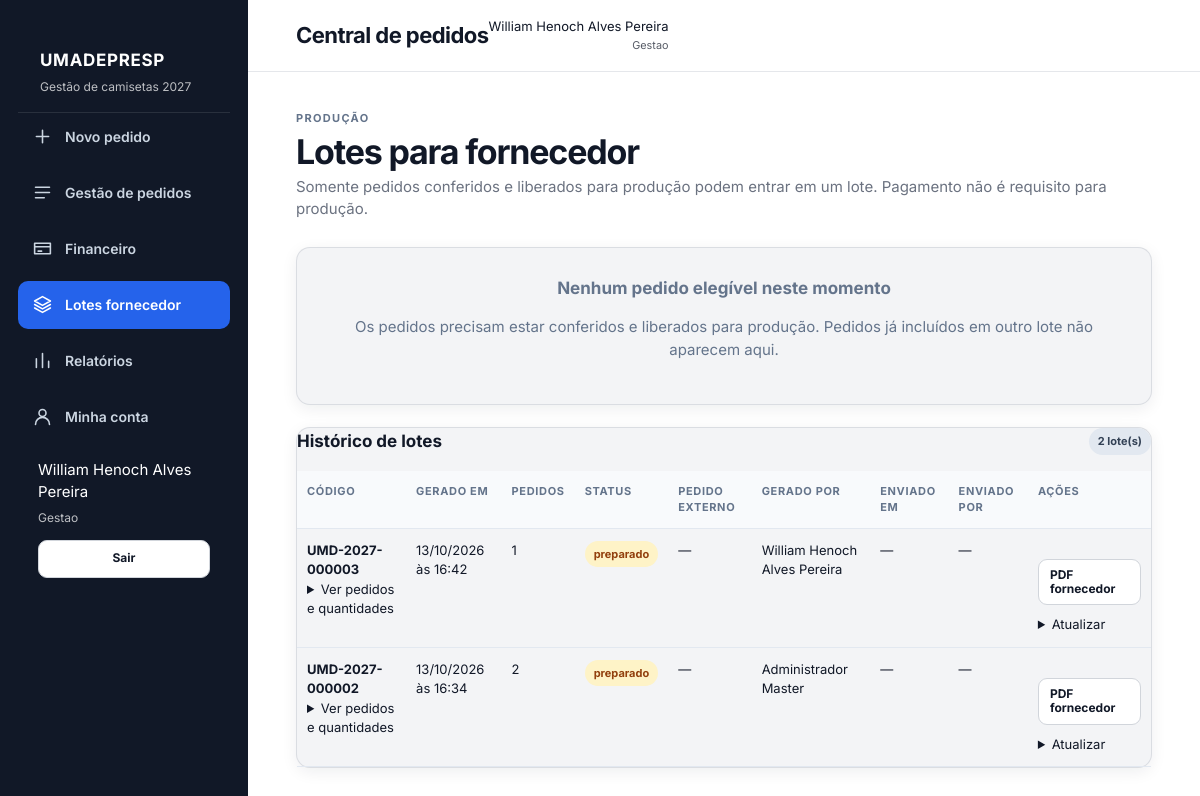
The app's page /view/lotes.php (signed in) with its own data.
### tables this page shows
CREATE TABLE `usuarios` (
  `id` int(10) UNSIGNED NOT NULL,
  `nome_completo` varchar(180) NOT NULL,
  `email` varchar(190) NOT NULL,
  `telefone` varchar(30) DEFAULT NULL,
  `data_nascimento` date NOT NULL,
  `senha_hash` varchar(255) NOT NULL,
  `congregacao_id` int(10) UNSIGNED DEFAULT NULL,
  `perfil` enum('master','gestao','lider') NOT NULL DEFAULT 'lider',
  `status` enum('aguardando_aprovacao','ativo','inativo','bloqueado') NOT NULL DEFAULT 'aguardando_aprovacao',
  `senha_inicial_ativa` tinyint(1) NOT NULL DEFAULT 1,
  `criado_em` datetime NOT NULL DEFAULT current_timestamp(),
  `atualizado_em` datetime NOT NULL DEFAULT current_timestamp() ON UPDATE current_timestamp()
);

CREATE TABLE `lotes_fornecedor` (
  `id` int(10) UNSIGNED NOT NULL,
  `codigo_lote` varchar(50) NOT NULL,
  `data_geracao` datetime NOT NULL DEFAULT current_timestamp(),
  `id_usuario_gerou` int(10) UNSIGNED DEFAULT NULL,
  `status` enum('preparado','enviado_fornecedor','entregue') NOT NULL DEFAULT 'preparado',
  `numero_pedido_externo` varchar(100) DEFAULT NULL,
  `data_envio` datetime DEFAULT NULL,
  `id_usuario_envio` int(10) UNSIGNED DEFAULT NULL
);

### view/lotes.php (the view, shortened to what the rows shown need)
<?php
require_once __DIR__ . '/../config/bootstrap.php';
app_require_permission('lotes');
$lotes = app_system()->listarLotes();
$paginaAtiva = 'lotes';
require __DIR__ . '/partials/header.php';
?>
<div class="page-heading">
    <div><span class="eyebrow">Produção</span>
        <h2>Lotes para fornecedor</h2>
    </div>
</div>
<section class="card mod-section">
    <?php if (!$lotes): ?>
        <div class="mod-empty">Ainda não há lotes gerados.</div><?php else: ?>
        <div class="mod-table-wrap">
            <table class="mod-table">
                <thead>
                    <tr>
                        <th>Código</th>
                        <th>Gerado em</th>
                        <th>Pedidos</th>
                        <th>Status</th>
                        <th>Pedido externo</th>
                        <th>Gerado por</th>
                        <th>Enviado em</th>
                        <th>Enviado por</th>
                        <th>Ações</th>
                    </tr>
                </thead>
                <tbody>
                    <?php foreach ($lotes as $lote):
                        $detalhesLote = app_system()->obterLote((int) $lote['id']); ?>
                        <tr>
                            <td><strong><?= e($lote['codigo_lote']) ?></strong><br>
                                <details>
                                    <summary>Ver pedidos e quantidades</summary>
                                </details>
                            </td>
                            <td><?= e(formatar_data_hora($lote['data_geracao'])) ?></td>
                            <td><?= (int) $lote['quantidade_pedidos'] ?></td>
                            <td><span
                                    class="status-pill <?= $lote['status'] === 'entregue' ? 'ok' : ($lote['status'] === 'enviado_fornecedor' ? 'info' : 'warn') ?>"><?= e(str_replace('_', ' ', $lote['status'])) ?></span>
                            </td>
                            <td><?= e($lote['numero_pedido_externo'] ?: '—') ?></td>
                            <td><?= e($lote['gerado_por_nome'] ?: 'Usuário removido') ?></td>
                            <td><?= e(formatar_data_hora($lote['data_envio'])) ?></td>
                            <td><?= e($lote['enviado_por_nome'] ?: '—') ?></td>
                            <td>
                                <div class="mod-actions"><a class="btn btn-secondary btn-compacto"
                                        href="<?= e(app_url('view/pdfLote.php?id=' . (int) $lote['id'])) ?>" target="_blank"
                                        rel="noopener">PDF fornecedor</a>
                                    <details>
                                        <summary>Atualizar</summary>
                                    </details>
                                </div>
                            </td>
                        </tr><?php endforeach; ?>
                </tbody>
            </table>
        </div><?php endif; ?>
</section>
<?php require __DIR__ . '/partials/footer.php'; ?>

### view/partials/header.php (shortened to what the rows shown need)
<?php
$paginaAtiva = $paginaAtiva ?? '';
$usuarioLogado = app_current_user();
?>
<!DOCTYPE html>
<html lang="pt-BR">
<head>
    <link rel="stylesheet" href="<?= e(app_url('css/style.css')) ?>">
    <link rel="stylesheet" href="<?= e(app_url('css/modules.css')) ?>">
</head>
<body>
<div class="app-shell <?= $usuarioLogado ? '' : 'app-shell-publica' ?>">
    <?php if ($usuarioLogado): ?>
    <aside class="sidebar" aria-label="Menu principal">
        <div class="sidebar-brand"><strong>UMADEPRESP</strong><span>Gestão de camisetas 2027</span></div>
        <nav class="sidebar-nav">
            <?php if (app_has_permission('criar_pedido')): ?>
            <a class="nav-link <?= $paginaAtiva === 'pedidos' ? 'ativo' : '' ?>" href="<?= e(app_url('view/pedidos.php')) ?>"><svg aria-hidden="true" viewBox="0 0 24 24"><path d="M12 5v14M5 12h14"/></svg><span>Novo pedido</span></a>
            <?php endif; ?>
            <a class="nav-link <?= $paginaAtiva === 'gestao' ? 'ativo' : '' ?>" href="<?= e(app_url('view/gestaoPedidos.php')) ?>"><svg aria-hidden="true" viewBox="0 0 24 24"><path d="M4 6h16M4 12h16M4 18h10"/></svg><span><?= $usuarioLogado['perfil'] === 'lider' ? 'Meus pedidos' : 'Gestão de pedidos' ?></span></a>
            <?php if (app_has_permission('financeiro')): ?><a class="nav-link <?= $paginaAtiva === 'financeiro' ? 'ativo' : '' ?>" href="<?= e(app_url('view/financeiro.php')) ?>"><svg aria-hidden="true" viewBox="0 0 24 24"><path d="M3 6h18v12H3zM3 10h18M7 15h4"/></svg><span>Financeiro</span></a><?php endif; ?>
            <?php if (app_has_permission('lotes')): ?><a class="nav-link <?= $paginaAtiva === 'lotes' ? 'ativo' : '' ?>" href="<?= e(app_url('view/lotes.php')) ?>"><svg aria-hidden="true" viewBox="0 0 24 24"><path d="m12 3 9 5-9 5-9-5 9-5ZM3 12l9 5 9-5M3 16l9 5 9-5"/></svg><span>Lotes fornecedor</span></a><?php endif; ?>
            <?php if (app_has_permission('relatorios')): ?><a class="nav-link <?= $paginaAtiva === 'relatorios' ? 'ativo' : '' ?>" href="<?= e(app_url('view/relatorios.php')) ?>"><svg aria-hidden="true" viewBox="0 0 24 24"><path d="M5 20V10M12 20V4M19 20v-7"/></svg><span>Relatórios</span></a><?php endif; ?>
            <a class="nav-link <?= $paginaAtiva === 'conta' ? 'ativo' : '' ?>" href="<?= e(app_url('view/minhaConta.php')) ?>"><svg aria-hidden="true" viewBox="0 0 24 24"><circle cx="12" cy="8" r="4"/><path d="M4 21a8 8 0 0 1 16 0"/></svg><span>Minha conta</span></a>
        </nav>
        <div class="sidebar-bottom"><span><?= e($usuarioLogado['nome_completo']) ?></span><small><?= e(ucfirst($usuarioLogado['perfil'])) ?></small><form action="<?= e(app_url('processamento/processamentoAuth.php')) ?>" method="post"><input type="hidden" name="csrf_token" value="<?= e(csrf_token()) ?>"><input type="hidden" name="acao" value="logout"><button class="btn btn-secondary btn-compacto" type="submit">Sair</button></form></div>
    </aside>
    <?php endif; ?>
    <div class="app-main <?= $usuarioLogado ? '' : 'app-main-publica' ?>">
        <header class="topbar">
            <h1><?= e($usuarioLogado ? 'Central de pedidos' : 'UMADEPRESP 2027') ?></h1>
            <?php if ($usuarioLogado): ?><div class="topbar-user"><span><?= e($usuarioLogado['nome_completo']) ?></span><small><?= e(ucfirst($usuarioLogado['perfil'])) ?></small></div><?php endif; ?>
        </header>
        <main class="content">

### records on screen
usuarios: nome_completo "William Henoch Alves Pereira", perfil "Gestao"
lotes_fornecedor: codigo_lote "UMD-2027-000003", data_geracao "13/10/2026 às 16:42", quantidade_pedidos "1", status "preparado", numero_pedido_externo "—", id_usuario_gerou.nome_completo "William Henoch Alves Pereira", data_envio "—", enviado_por_nome "—"
lotes_fornecedor: codigo_lote "UMD-2027-000002", data_geracao "13/10/2026 às 16:34", quantidade_pedidos "2", status "preparado", numero_pedido_externo "—", id_usuario_gerou.nome_completo "Administrador Master", data_envio "—", enviado_por_nome "—"

### other values on screen
$usuarioLogado ? 'Central de pedidos' : 'UMADEPRESP 2027' "Central de pedidos"
count($lotes) "2"
